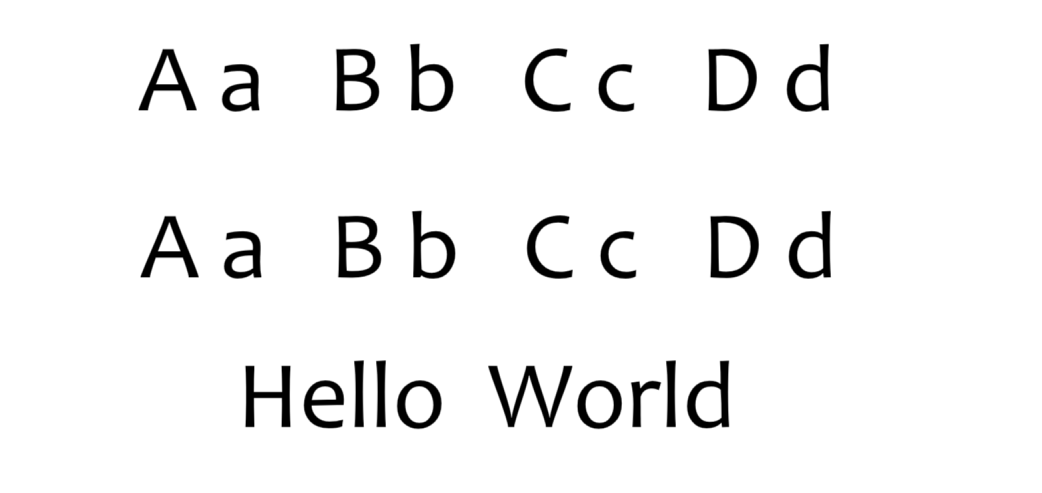
#> input picture templates/letter.png, 1042 x 493 px; its folder holds only this picture in this run
$ python -i character_recognition.py   (imports and definitions only)
#> lines starting #> are read from the running program, lines starting #| are printed output that depends on the picture; after the words box and inside, x2 and y2 are one past the last pixel; in counts of white or black regions, pixels touching at a corner belong together
#> further down, picture is the input picture: shape (493, 1042, 3); min 0, max 255, mean 242.7
from tqdm import tqdm
import cv2
import numpy as np
import os
import joblib
from sklearn.svm import SVC
from sklearn.preprocessing import StandardScaler
from sklearn.decomposition import PCA
from skimage.feature import hog
from config import MODEL_PATH, MODEL_DIR, IMAGE_EXTENSIONS, TEMP_DIR


class CharacterRecognizer:
    def __init__(self, template_dir=TEMP_DIR, use_svm=True):
        os.makedirs(MODEL_DIR, exist_ok=True)
        self.use_svm = use_svm
        if use_svm:
            self.svm_model = None
            self.scaler = None
            self.pca = None
        else:
            self.templates = self.load_templates(template_dir)

    def preprocess_char_img(self, char_img):
        """统一字符图片为白底黑字，居中填充到32x32"""
        # 灰度化
        gray = cv2.cvtColor(char_img, cv2.COLOR_BGR2GRAY) if len(char_img.shape) == 3 else char_img
        # 自适应二值化
        _, binary = cv2.threshold(gray, 0, 255, cv2.THRESH_BINARY_INV + cv2.THRESH_OTSU)
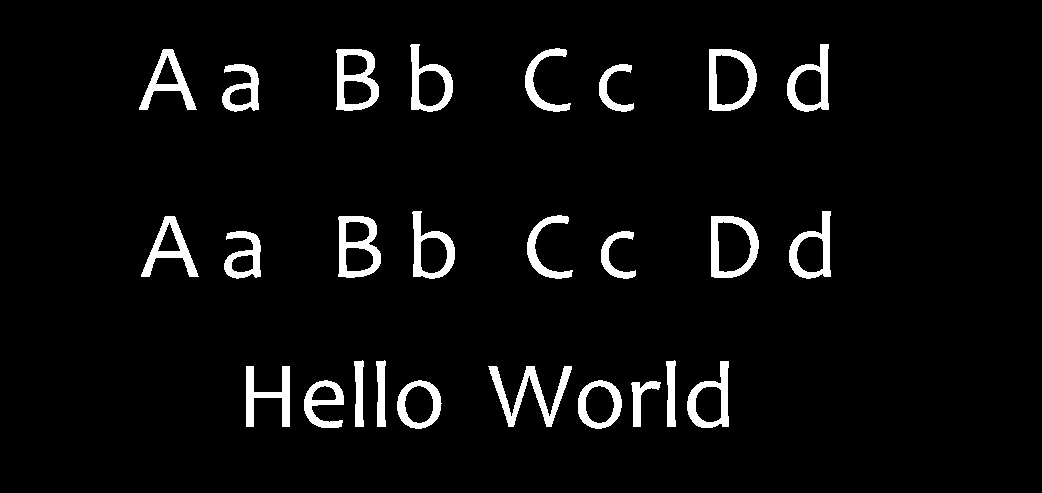
#> binary: shape (493, 1042); 4.9% white; 26 white regions, largest, box (x1, y1, x2, y2) and area: (488, 366, 572, 427) 1561, (336, 49, 379, 111) 1318, (338, 216, 381, 278) 1318
        # 反色，确保白底黑字
        if np.mean(binary) > 127:
            binary = 255 - binary
        # 找到字符外接矩形并裁剪
        coords = cv2.findNonZero(binary)
#> coords = contour of 25125 points, box (x1, y1, x2, y2) (139, 44, 831, 429), area 15097
        if coords is None:
            # 全白或全黑，返回空白
            return np.ones((32, 32), dtype=np.uint8) * 255
        x, y, w, h = cv2.boundingRect(coords)
#> x = 139; y = 44; w = 692; h = 385
        if w == 0 or h == 0:
            # 防止宽高为0
            return np.ones((32, 32), dtype=np.uint8) * 255
        char_crop = binary[y:y+h, x:x+w]
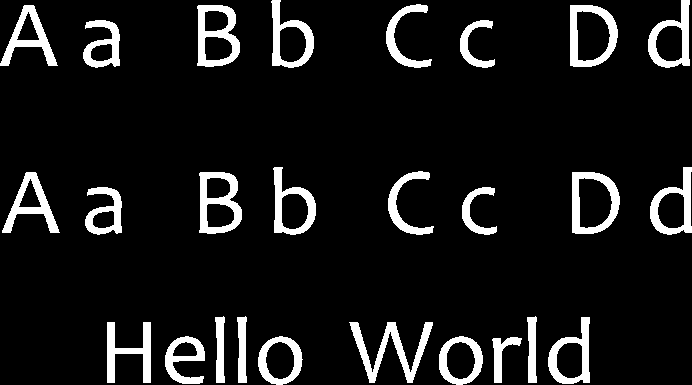
#> char_crop: shape (385, 692); 9.4% white; 26 white regions, largest, box (x1, y1, x2, y2) and area: (349, 322, 433, 383) 1561, (197, 5, 240, 67) 1318, (199, 172, 242, 234) 1318
        # 居中填充到32x32
        size = 32
        result = np.ones((size, size), dtype=np.uint8) * 255
        scale = min((size-4)/w, (size-4)/h)
#> scale = 0.0405
        nw, nh = max(1, int(w*scale)), max(1, int(h*scale))
#> nw = 28; nh = 15
        char_resize = cv2.resize(char_crop, (nw, nh), interpolation=cv2.INTER_AREA)
        x_offset = (size - nw) // 2
#> x_offset = 2
        y_offset = (size - nh) // 2
#> y_offset = 8
        result[y_offset:y_offset+nh, x_offset:x_offset+nw] = char_resize
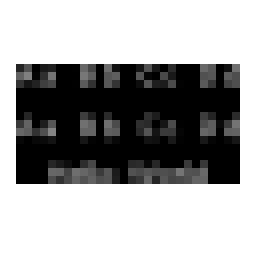
#> result: shape (32, 32) (shown 8 times larger); min 0, max 255, mean 160.3
        return result

    # [86 lines left out: functions load_templates, train_svm_classifier, load_svm_classifier, extract_hog_features, recognize_char_svm, not called in this run]

    def recognize_char(self, char_img):
        """识别单个字符"""
        return self.recognize_char_svm(char_img) if self.use_svm else '?'

    # [10 lines left out: function recognize_chars, not called in this run]

>>> import cv2
>>> picture = cv2.imread('templates/letter.png')
>>> result = CharacterRecognizer().preprocess_char_img(picture)
